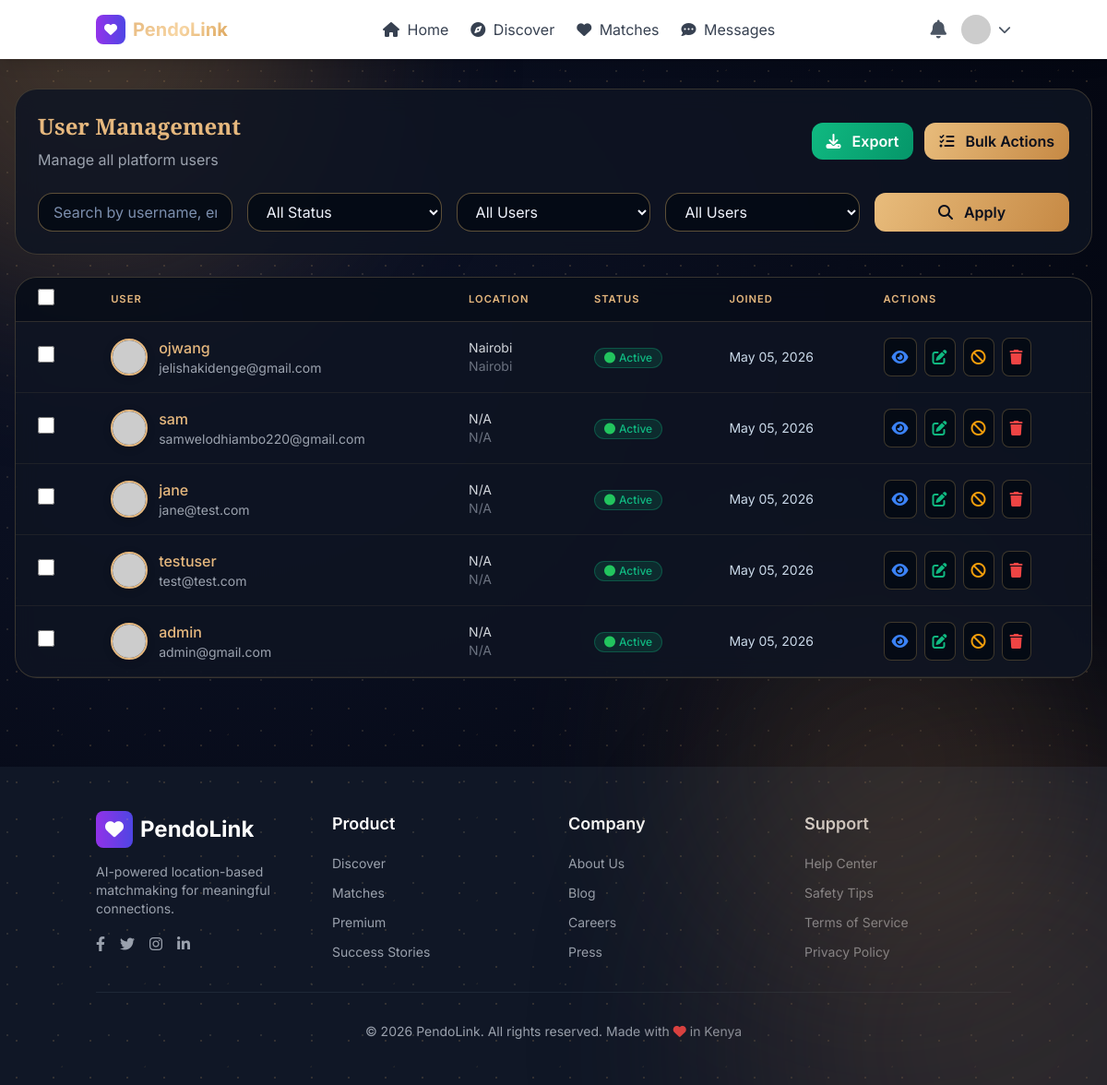
The page /admin-panel/users/ (signed in) on the database its author committed.
### apps/users/models.py (models this page shows, shortened)
class User(AbstractUser):
    GENDER_CHOICES = [
        ('M', 'Male'),
        ('F', 'Female'),
        ('O', 'Other'),
        ('P', 'Prefer not to say'),
    ]
    phone_number = models.CharField(max_length=15, unique=True)
    is_verified = models.BooleanField(default=False)
    is_premium = models.BooleanField(default=False)
    premium_until = models.DateTimeField(null=True, blank=True)
    date_of_birth = models.DateField(null=True, blank=True)
    gender = models.CharField(max_length=1, choices=GENDER_CHOICES, default='P')
    looking_for = models.CharField(max_length=1, choices=GENDER_CHOICES, null=True, blank=True)
    last_active = models.DateTimeField(auto_now=True)
    likes_remaining_today = models.IntegerField(default=10)
    last_like_reset = models.DateTimeField(default=timezone.now)
    id_verified = models.BooleanField(default=False)
    email_verified = models.BooleanField(default=False)
    phone_verified = models.BooleanField(default=False)
    created_at = models.DateTimeField(auto_now_add=True)
    updated_at = models.DateTimeField(auto_now=True)
    class Meta:
        db_table = 'users'

### apps/locations/models.py (models this page shows, shortened)
class Location(models.Model):
    user = models.OneToOneField(settings.AUTH_USER_MODEL, on_delete=models.CASCADE, related_name='location')
    city = models.CharField(max_length=100)
    town = models.CharField(max_length=100, db_index=True)
    sub_county = models.CharField(max_length=100, blank=True)
    latitude = models.DecimalField(max_digits=9, decimal_places=6, null=True, blank=True)
    longitude = models.DecimalField(max_digits=9, decimal_places=6, null=True, blank=True)
    is_active = models.BooleanField(default=True)
    last_updated = models.DateTimeField(auto_now=True)
    max_match_distance = models.IntegerField(default=50)  # km
    class Meta:
        db_table = 'locations'
        indexes = [
            models.Index(fields=['town', 'is_active']),
            models.Index(fields=['city']),
        ]

### apps/admin_panel/views.py (the view)
# urls.py: path('users/', admin_users, name='admin-users'),
@staff_member_required
def admin_users(request):
    users = User.objects.all().order_by('-date_joined')
    return render(request, 'admin/users.html', {'users': users})

### templates/admin/users.html (shortened to what this page needs)
{% extends 'base.html' %}
{% block content %}
<div class="space-y-6">
    <div class="header-card rounded-2xl p-6">
        <div class="flex flex-wrap justify-between items-center gap-4">
            <div>
                <h1 class="text-2xl font-bold mb-2">User Management</h1>
                <p class="text-gray-400 mt-1">Manage all platform users</p>
            </div>
            <div class="flex space-x-3">
                <button onclick="exportUsers()" class="btn-export px-4 py-2 rounded-xl transition">
                    <i class="fas fa-download mr-2"></i> Export
                </button>
                <button onclick="showBulkActionModal()" class="btn-bulk px-4 py-2 rounded-xl transition">
                    <i class="fas fa-tasks mr-2"></i> Bulk Actions
                </button>
            </div>
        </div>
        <div class="mt-6 grid grid-cols-1 md:grid-cols-5 gap-4">
            <input type="text" id="search-users" placeholder="Search by username, email..."
                   class="filter-input px-4 py-2 rounded-xl">
            <select id="status-filter" class="filter-select px-4 py-2 rounded-xl">
                <option value="">All Status</option>
            </select>
            <select id="verification-filter" class="filter-select px-4 py-2 rounded-xl">
                <option value="">All Users</option>
            </select>
            <select id="premium-filter" class="filter-select px-4 py-2 rounded-xl">
                <option value="">All Users</option>
            </select>
            <button onclick="applyFilters()" class="btn-apply px-4 py-2 rounded-xl transition">
                <i class="fas fa-search mr-2"></i> Apply
            </button>
        </div>
    </div>
    <div class="users-table-container rounded-2xl overflow-hidden">
        <div class="overflow-x-auto">
            <table class="users-table w-full">
                <thead>
                    <tr>
                        <th class="px-6 py-3 text-left">
                            <input type="checkbox" id="select-all" class="user-checkbox">
                        </th>
                        <th class="px-6 py-3 text-left text-xs font-medium uppercase tracking-wider">User</th>
                        <th class="px-6 py-3 text-left text-xs font-medium uppercase tracking-wider">Location</th>
                        <th class="px-6 py-3 text-left text-xs font-medium uppercase tracking-wider">Status</th>
                        <th class="px-6 py-3 text-left text-xs font-medium uppercase tracking-wider">Joined</th>
                        <th class="px-6 py-3 text-left text-xs font-medium uppercase tracking-wider">Actions</th>
                    </tr>
                </thead>
                <tbody>
                    {% for user in users %}
                    <tr class="transition">
                        <td class="px-6 py-4">
                            <input type="checkbox" class="user-checkbox" value="{{ user.id }}">
                        </td>
                        <td class="px-6 py-4">
                            <div class="flex items-center">
                                <img src="{{ user.profile_picture|default:'https://via.placeholder.com/40' }}"
                                     class="user-avatar-table w-10 h-10 rounded-full object-cover">
                                <div class="ml-3">
                                    <p class="user-name font-medium">{{ user.username }}</p>
                                    <p class="text-sm text-gray-400">{{ user.email }}</p>
                                </div>
                            </div>
                        </td>
                        <td class="px-6 py-4">
                            <div class="text-sm text-gray-300">{{ user.location.city|default:"N/A" }}</div>
                            <div class="text-sm text-gray-500">{{ user.location.town|default:"N/A" }}</div>
                        </td>
                        <td class="px-6 py-4">
                            <div class="space-y-1">
                                {% if user.is_active %}
                                <span class="badge-active inline-flex items-center px-2.5 py-0.5 rounded-full text-xs font-medium">
                                    <i class="fas fa-circle text-green-500 text-xs mr-1"></i> Active
                                </span>
                                {% else %}
                                <span class="badge-inactive inline-flex items-center px-2.5 py-0.5 rounded-full text-xs font-medium">
                                    <i class="fas fa-circle text-red-500 text-xs mr-1"></i> Inactive
                                </span>
                                {% endif %}
                            </div>
                        </td>
                        <td class="px-6 py-4 text-sm text-gray-400">
                            {{ user.created_at|date:"M d, Y" }}
                        </td>
                        <td class="px-6 py-4">
                            <div class="flex space-x-2">
                                <button onclick="viewUserDetails({{ user.id }})" class="action-btn action-view rounded-lg">
                                    <i class="fas fa-eye"></i>
                                </button>
                                <button onclick="editUser({{ user.id }})" class="action-btn action-edit rounded-lg">
                                    <i class="fas fa-edit"></i>
                                </button>
                                <button onclick="toggleUserStatus({{ user.id }})" class="action-btn action-ban rounded-lg">
                                    <i class="fas fa-ban"></i>
                                </button>
                                <button onclick="deleteUser({{ user.id }})" class="action-btn action-delete rounded-lg">
                                    <i class="fas fa-trash"></i>
                                </button>
                            </div>
                        </td>
                    </tr>
                    {% endfor %}
                </tbody>
            </table>
        </div>
    </div>
</div>
{% endblock %}

### templates/base.html (shortened to what this page needs)
<!DOCTYPE html>
<html lang="en">
<head>
    <script src="https://cdn.tailwindcss.com"></script>
    <link rel="stylesheet" href="https://cdnjs.cloudflare.com/ajax/libs/font-awesome/6.4.0/css/all.min.css">
    <link href="https://unpkg.com/aos@2.3.1/dist/aos.css" rel="stylesheet">
    <link rel="stylesheet" href="https://cdn.jsdelivr.net/npm/swiper@11/swiper-bundle.min.css" />
</head>
<body class="antialiased">
    <div class="bg-orb bg-orb-1"></div>
    <div class="bg-orb bg-orb-3"></div>
    <div class="scanline-overlay"></div>
    {% include 'components/navbar.html' %}
    <main class="container mx-auto px-4 py-8 max-w-7xl relative z-10">
        {% block content %}{% endblock %}
    </main>
    {% include 'components/footer.html' %}
</body>
</html>

### templates/components/navbar.html (shortened to what this page needs)
<nav class="bg-white shadow-lg sticky top-0 z-40">
    <div class="container mx-auto px-4">
        <div class="flex justify-between items-center h-16">
            <div class="flex items-center">
                <a href="{% if user.is_authenticated %}{% url 'dashboard' %}{% else %}{% url 'public-dashboard' %}{% endif %}" class="flex items-center space-x-2">
                    <div class="w-8 h-8 bg-gradient-to-r from-purple-600 to-indigo-600 rounded-lg flex items-center justify-center">
                        <i class="fas fa-heart text-white text-sm"></i>
                    </div>
                    <span class="font-bold text-xl gradient-text">PendoLink</span>
                </a>
            </div>
            <div class="hidden md:flex items-center space-x-6">
                <a href="{% if user.is_authenticated %}{% url 'dashboard' %}{% else %}{% url 'public-dashboard' %}{% endif %}" class="text-gray-700 hover:text-purple-600 transition">
                    <i class="fas fa-home mr-1"></i> Home
                </a>
                {% if user.is_authenticated %}
                <a href="{% url 'discover' %}" class="text-gray-700 hover:text-purple-600 transition {% if request.resolver_match.url_name == 'discover' %}text-purple-600 font-semibold{% endif %}">
                    <i class="fas fa-compass mr-1"></i> Discover
                </a>
                <a href="{% url 'matches' %}" class="text-gray-700 hover:text-purple-600 transition {% if request.resolver_match.url_name == 'matches' %}text-purple-600 font-semibold{% endif %}">
                    <i class="fas fa-heart mr-1"></i> Matches
                </a>
                <a href="{% url 'chat' %}" class="text-gray-700 hover:text-purple-600 transition {% if request.resolver_match.url_name == 'chat' %}text-purple-600 font-semibold{% endif %}">
                    <i class="fas fa-comment-dots mr-1"></i> Messages
                </a>
                {% endif %}
            </div>
            <div class="flex items-center space-x-4">
                {% if user.is_authenticated %}
                    <div class="relative">
                        <button onclick="toggleNotifications()" class="text-gray-600 hover:text-purple-600">
                            <i class="fas fa-bell text-xl"></i>
                        </button>
                    </div>
                    <div class="relative">
                        <button onclick="toggleUserMenu()" class="flex items-center space-x-2 focus:outline-none">
                            <img src="{% if user.profile.profile_picture %}{{ user.profile.profile_picture.url }}{% else %}https://via.placeholder.com/32{% endif %}"
                                 alt="{{ user.username }}"
                                 class="w-8 h-8 rounded-full object-cover">
                            <i class="fas fa-chevron-down text-gray-600 text-sm"></i>
                        </button>
                    </div>
                {% else %}
                    <a href="{% url 'login' %}" class="text-gray-700 hover:text-purple-600">Login</a>
                    <a href="{% url 'register' %}" class="bg-gradient-to-r from-purple-600 to-indigo-600 text-white px-4 py-2 rounded-lg hover:shadow-lg transition">
                        Sign Up Free
                    </a>
                {% endif %}
            </div>
        </div>
    </div>
</nav>

### templates/components/footer.html
<footer class="bg-gray-900 text-white mt-16">
    <div class="container mx-auto px-4 py-12">
        <div class="grid grid-cols-1 md:grid-cols-4 gap-8">
            <div>
                <div class="flex items-center space-x-2 mb-4">
                    <div class="w-10 h-10 bg-gradient-to-r from-purple-600 to-indigo-600 rounded-lg flex items-center justify-center">
                        <i class="fas fa-heart text-white text-xl"></i>
                    </div>
                    <span class="font-bold text-2xl">PendoLink</span>
                </div>
                <p class="text-gray-400 text-sm">AI-powered location-based matchmaking for meaningful connections.</p>
                <div class="flex space-x-4 mt-4">
                    <a href="#" class="text-gray-400 hover:text-white transition"><i class="fab fa-facebook-f"></i></a>
                    <a href="#" class="text-gray-400 hover:text-white transition"><i class="fab fa-twitter"></i></a>
                    <a href="#" class="text-gray-400 hover:text-white transition"><i class="fab fa-instagram"></i></a>
                    <a href="#" class="text-gray-400 hover:text-white transition"><i class="fab fa-linkedin-in"></i></a>
                </div>
            </div>
            <div>
                <h3 class="font-semibold text-lg mb-4">Product</h3>
                <ul class="space-y-2">
                    <li><a href="{% url 'discover' %}" class="text-gray-400 hover:text-white text-sm">Discover</a></li>
                    <li><a href="{% url 'matches' %}" class="text-gray-400 hover:text-white text-sm">Matches</a></li>
                    <li><a href="{% url 'subscription' %}" class="text-gray-400 hover:text-white text-sm">Premium</a></li>
                    <li><a href="#" class="text-gray-400 hover:text-white text-sm">Success Stories</a></li>
                </ul>
            </div>
            <div>
                <h3 class="font-semibold text-lg mb-4">Company</h3>
                <ul class="space-y-2">
                    <li><a href="#" class="text-gray-400 hover:text-white text-sm">About Us</a></li>
                    <li><a href="#" class="text-gray-400 hover:text-white text-sm">Blog</a></li>
                    <li><a href="#" class="text-gray-400 hover:text-white text-sm">Careers</a></li>
                    <li><a href="#" class="text-gray-400 hover:text-white text-sm">Press</a></li>
                </ul>
            </div>
            <div>
                <h3 class="font-semibold text-lg mb-4">Support</h3>
                <ul class="space-y-2">
                    <li><a href="#" class="text-gray-400 hover:text-white text-sm">Help Center</a></li>
                    <li><a href="#" class="text-gray-400 hover:text-white text-sm">Safety Tips</a></li>
                    <li><a href="#" class="text-gray-400 hover:text-white text-sm">Terms of Service</a></li>
                    <li><a href="#" class="text-gray-400 hover:text-white text-sm">Privacy Policy</a></li>
                </ul>
            </div>
        </div>
        <div class="border-t border-gray-800 mt-8 pt-8 text-center text-gray-400 text-sm">
            <p>&copy; {% now "Y" %} PendoLink. All rights reserved. Made with <i class="fas fa-heart text-red-500"></i> in Kenya</p>
        </div>
    </div>
</footer>

### rows shown on the page
User: username "ojwang", email "jelishakidenge@gmail.com", location.city "Nairobi", location.town "Nairobi", is_active True (drawn), created_at "May 05, 2026"
User: username "sam", email "samwelodhiambo220@gmail.com", location.city "N/A", location.town "N/A", is_active True (drawn), created_at "May 05, 2026"
User: username "jane", email "jane@test.com", location.city "N/A", location.town "N/A", is_active True (drawn), created_at "May 05, 2026"
User: username "testuser", email "test@test.com", location.city "N/A", location.town "N/A", is_active True (drawn), created_at "May 05, 2026"
User: username "admin", email "admin@gmail.com", location.city "N/A", location.town "N/A", is_active True (drawn), created_at "May 05, 2026"
